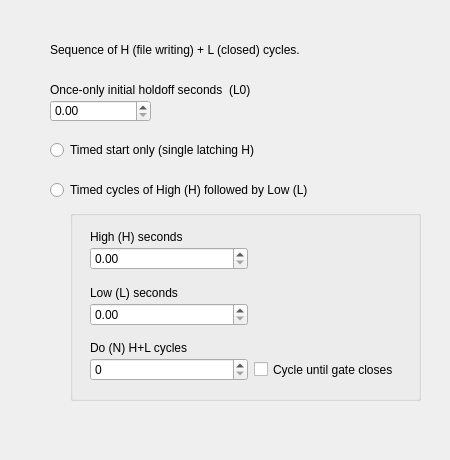
<?xml version="1.0" encoding="UTF-8"?>
<ui version="4.0">
 <class>TrigTimedPanel</class>
 <widget class="QWidget" name="TrigTimedPanel">
  <property name="geometry">
   <rect>
    <x>0</x>
    <y>0</y>
    <width>450</width>
    <height>460</height>
   </rect>
  </property>
  <property name="windowTitle">
   <string>Form</string>
  </property>
  <widget class="QLabel" name="label">
   <property name="geometry">
    <rect>
     <x>50</x>
     <y>40</y>
     <width>371</width>
     <height>20</height>
    </rect>
   </property>
   <property name="text">
    <string>Sequence of H (file writing) + L (closed) cycles.</string>
   </property>
  </widget>
  <widget class="QLabel" name="L0Label">
   <property name="geometry">
    <rect>
     <x>50</x>
     <y>80</y>
     <width>371</width>
     <height>20</height>
    </rect>
   </property>
   <property name="text">
    <string>Once-only initial holdoff seconds  (L0)</string>
   </property>
  </widget>
  <widget class="QDoubleSpinBox" name="L0SB">
   <property name="geometry">
    <rect>
     <x>50</x>
     <y>100</y>
     <width>101</width>
     <height>22</height>
    </rect>
   </property>
   <property name="maximum">
    <double>7200.000000000000000</double>
   </property>
  </widget>
  <widget class="QGroupBox" name="cyclesGB">
   <property name="geometry">
    <rect>
     <x>70</x>
     <y>210</y>
     <width>351</width>
     <height>191</height>
    </rect>
   </property>
   <property name="title">
    <string/>
   </property>
   <widget class="QWidget" name="gridLayoutWidget">
    <property name="geometry">
     <rect>
      <x>20</x>
      <y>20</y>
      <width>321</width>
      <height>151</height>
     </rect>
    </property>
    <layout class="QGridLayout" name="gridLayout">
     <property name="horizontalSpacing">
      <number>6</number>
     </property>
     <property name="verticalSpacing">
      <number>3</number>
     </property>
     <item row="0" column="0">
      <widget class="QLabel" name="HLabel">
       <property name="sizePolicy">
        <sizepolicy hsizetype="Expanding" vsizetype="Minimum">
         <horstretch>0</horstretch>
         <verstretch>0</verstretch>
        </sizepolicy>
       </property>
       <property name="minimumSize">
        <size>
         <width>0</width>
         <height>13</height>
        </size>
       </property>
       <property name="text">
        <string>High (H) seconds</string>
       </property>
      </widget>
     </item>
     <item row="7" column="0">
      <widget class="QSpinBox" name="NSB">
       <property name="sizePolicy">
        <sizepolicy hsizetype="Expanding" vsizetype="Fixed">
         <horstretch>0</horstretch>
         <verstretch>0</verstretch>
        </sizepolicy>
       </property>
       <property name="minimumSize">
        <size>
         <width>0</width>
         <height>22</height>
        </size>
       </property>
       <property name="maximum">
        <number>999</number>
       </property>
      </widget>
     </item>
     <item row="7" column="1">
      <widget class="QCheckBox" name="NInfChk">
       <property name="sizePolicy">
        <sizepolicy hsizetype="MinimumExpanding" vsizetype="Minimum">
         <horstretch>0</horstretch>
         <verstretch>0</verstretch>
        </sizepolicy>
       </property>
       <property name="minimumSize">
        <size>
         <width>0</width>
         <height>17</height>
        </size>
       </property>
       <property name="text">
        <string>Cycle until gate closes</string>
       </property>
      </widget>
     </item>
     <item row="2" column="0">
      <spacer name="verticalSpacer">
       <property name="orientation">
        <enum>Qt::Vertical</enum>
       </property>
       <property name="sizeType">
        <enum>QSizePolicy::Preferred</enum>
       </property>
       <property name="sizeHint" stdset="0">
        <size>
         <width>20</width>
         <height>12</height>
        </size>
       </property>
      </spacer>
     </item>
     <item row="1" column="0">
      <widget class="QDoubleSpinBox" name="HSB">
       <property name="sizePolicy">
        <sizepolicy hsizetype="Expanding" vsizetype="Fixed">
         <horstretch>0</horstretch>
         <verstretch>0</verstretch>
        </sizepolicy>
       </property>
       <property name="minimumSize">
        <size>
         <width>0</width>
         <height>22</height>
        </size>
       </property>
       <property name="maximum">
        <double>7200.000000000000000</double>
       </property>
      </widget>
     </item>
     <item row="6" column="0">
      <widget class="QLabel" name="NLabel">
       <property name="sizePolicy">
        <sizepolicy hsizetype="Expanding" vsizetype="Minimum">
         <horstretch>0</horstretch>
         <verstretch>0</verstretch>
        </sizepolicy>
       </property>
       <property name="minimumSize">
        <size>
         <width>0</width>
         <height>13</height>
        </size>
       </property>
       <property name="text">
        <string>Do (N) H+L cycles</string>
       </property>
      </widget>
     </item>
     <item row="3" column="0">
      <widget class="QLabel" name="LLabel">
       <property name="sizePolicy">
        <sizepolicy hsizetype="Expanding" vsizetype="Minimum">
         <horstretch>0</horstretch>
         <verstretch>0</verstretch>
        </sizepolicy>
       </property>
       <property name="minimumSize">
        <size>
         <width>0</width>
         <height>13</height>
        </size>
       </property>
       <property name="text">
        <string>Low (L) seconds</string>
       </property>
      </widget>
     </item>
     <item row="4" column="0">
      <widget class="QDoubleSpinBox" name="LSB">
       <property name="sizePolicy">
        <sizepolicy hsizetype="Expanding" vsizetype="Fixed">
         <horstretch>0</horstretch>
         <verstretch>0</verstretch>
        </sizepolicy>
       </property>
       <property name="minimumSize">
        <size>
         <width>0</width>
         <height>22</height>
        </size>
       </property>
       <property name="maximum">
        <double>7200.000000000000000</double>
       </property>
      </widget>
     </item>
     <item row="5" column="0">
      <spacer name="verticalSpacer_2">
       <property name="orientation">
        <enum>Qt::Vertical</enum>
       </property>
       <property name="sizeType">
        <enum>QSizePolicy::Preferred</enum>
       </property>
       <property name="sizeHint" stdset="0">
        <size>
         <width>20</width>
         <height>12</height>
        </size>
       </property>
      </spacer>
     </item>
    </layout>
   </widget>
  </widget>
  <widget class="QRadioButton" name="HInfRadio">
   <property name="geometry">
    <rect>
     <x>50</x>
     <y>140</y>
     <width>371</width>
     <height>20</height>
    </rect>
   </property>
   <property name="text">
    <string>Timed start only (single latching H)</string>
   </property>
  </widget>
  <widget class="QRadioButton" name="cyclesRadio">
   <property name="geometry">
    <rect>
     <x>50</x>
     <y>180</y>
     <width>371</width>
     <height>20</height>
    </rect>
   </property>
   <property name="text">
    <string>Timed cycles of High (H) followed by Low (L)</string>
   </property>
  </widget>
 </widget>
 <tabstops>
  <tabstop>L0SB</tabstop>
  <tabstop>HInfRadio</tabstop>
  <tabstop>cyclesRadio</tabstop>
  <tabstop>HSB</tabstop>
  <tabstop>LSB</tabstop>
  <tabstop>NSB</tabstop>
  <tabstop>NInfChk</tabstop>
 </tabstops>
 <resources/>
 <connections/>
</ui>
